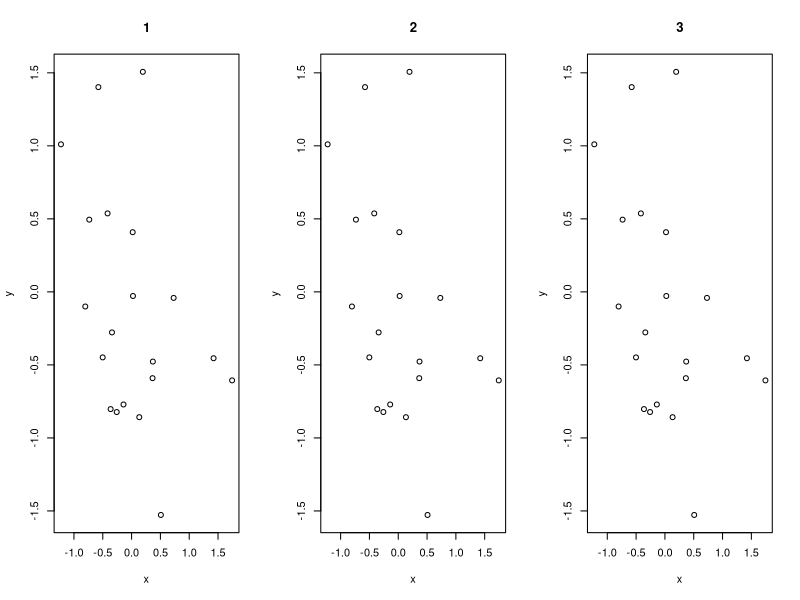
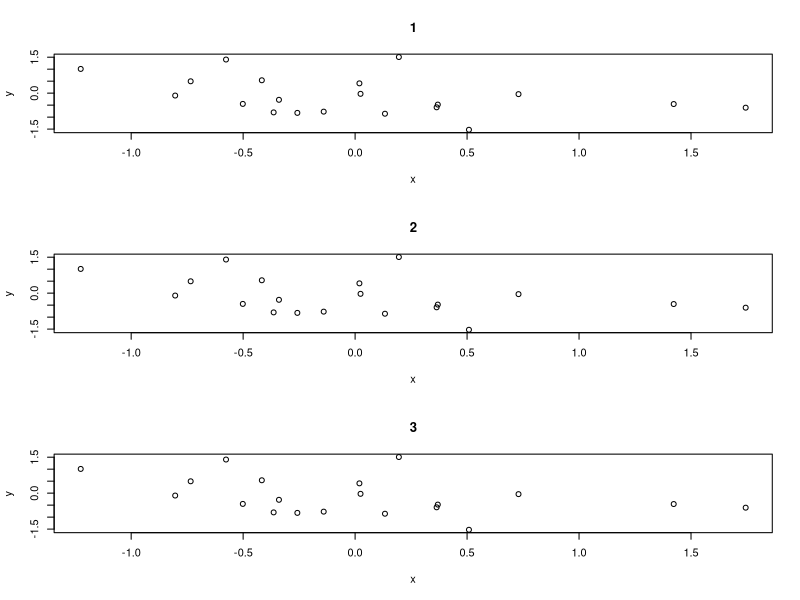
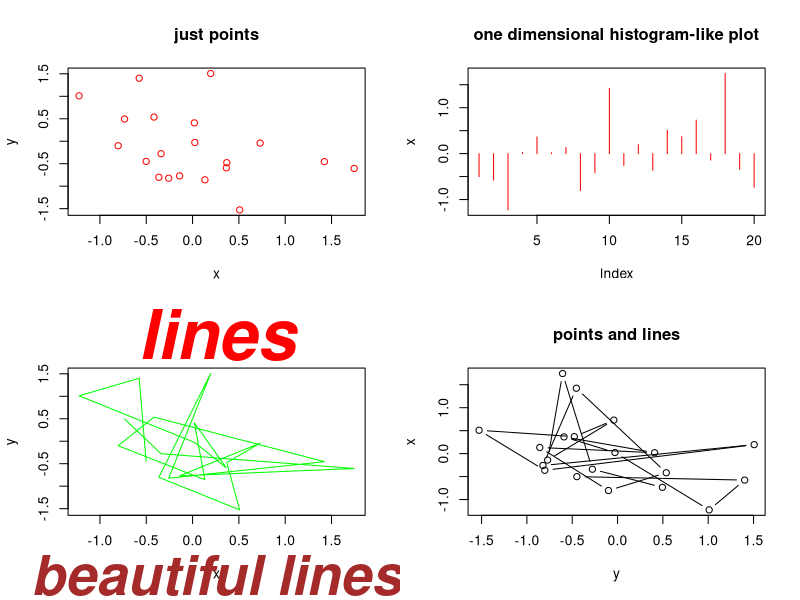

These charts were generated, in order, by the following R code:
# learning how to use 'par' function 1:

# http://www.statmethods.net/advgraphs/layout.html
# https://www.rdocumentation.org/packages/graphics/versions/3.4.0/topics/par

# It's use to change parameters of the graphics in a permanent way
# We can use it to to represent diferent graphics in the same window

x <- rnorm(20)  # two random vectors normally distributed
y <- rnorm(20)

par(mfcol = c(1, 3))    # mfcol=c(nrows, ncols)
plot(x, y, main ="1")
plot(x, y, main ="2")
plot(x, y, main ="3")

par(mfrow = c(3, 1))    # mfrow=c(nrows, ncols)
plot(x, y, main ="1")
plot(x, y, main ="2")
plot(x, y, main ="3")

# we can change the differents parameters for each graphic individualy

par(mfrow = c(2, 2))
plot(x, y, col = "red")
title(main = "just points")
plot(x, type = "h", col = "red", main = "one dimensional histogram-like plot") 
plot(x, y, type = "l", col = "green")
title("lines", sub = "beautiful lines", col.main = "red", font.main = 4, cex.main = 5
      , col.sub = "brown", font.sub = 4, cex.sub = 4)   
plot(y, x, type = "b", main = "points and lines")

# -----------------------------
# we can also modify the way their are represented...
# to be continued...


